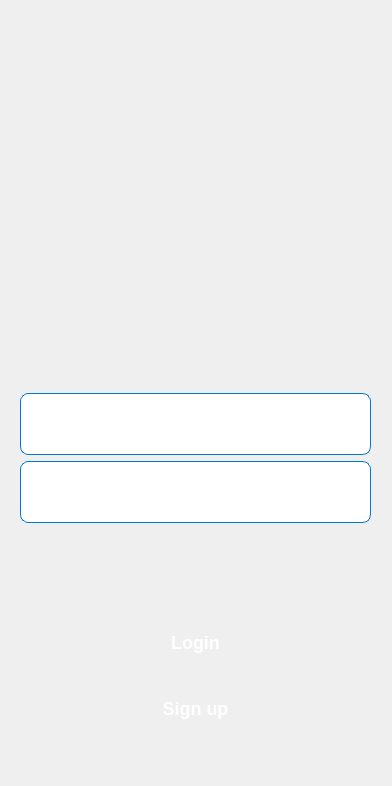
<?xml version="1.0" encoding="UTF-8"?>
<ui version="4.0">
 <class>MainWindow</class>
 <widget class="QMainWindow" name="MainWindow">
  <property name="windowModality">
   <enum>Qt::WindowModality::NonModal</enum>
  </property>
  <property name="enabled">
   <bool>true</bool>
  </property>
  <property name="geometry">
   <rect>
    <x>0</x>
    <y>0</y>
    <width>392</width>
    <height>786</height>
   </rect>
  </property>
  <property name="focusPolicy">
   <enum>Qt::FocusPolicy::NoFocus</enum>
  </property>
  <property name="windowTitle">
   <string>MainWindow</string>
  </property>
  <property name="styleSheet">
   <string notr="true">QLabel {
    background: qlineargradient(
                spread:pad, x1:0, y1:0, x2:1, y2:1,
                stop:0 #ffffff,   /* White (top-left) */
                stop:0.5 #f0f0f0, /* Light Gray (center) */
                stop:1 #e0e0e0);  /* Slightly Darker Gray (bottom-right) */
    color: #1c1c1e;
    font-family: &quot;San Francisco&quot;, &quot;Helvetica Neue&quot;, &quot;Segoe UI&quot;, &quot;Arial&quot;, sans-serif;
    font-size: 24px;
    font-weight: 500;
    letter-spacing: 0.5px;
    padding: 10px; /* Optional: Adds spacing inside the QLabel */
    border-radius: 8px; /* Optional: Rounded corners for a softer look */
}</string>
  </property>
  <property name="documentMode">
   <bool>false</bool>
  </property>
  <widget class="QWidget" name="centralwidget">
   <widget class="QWidget" name="gridLayoutWidget_3">
    <property name="geometry">
     <rect>
      <x>20</x>
      <y>310</y>
      <width>351</width>
      <height>511</height>
     </rect>
    </property>
    <layout class="QGridLayout" name="gridLayout_3">
     <item row="0" column="0">
      <layout class="QGridLayout" name="gridLayout">
       <item row="0" column="1">
        <widget class="QLineEdit" name="usernameText">
         <property name="styleSheet">
          <string notr="true">QLineEdit {
    background: qlineargradient(
                spread:pad, x1:0, y1:0, x2:1, y2:1,
                stop:0 #eaf4ff,   /* Light blue (top-left) */
                stop:0.5 #d9ecff, /* Slightly darker blue (center) */
                stop:1 #c8e4ff);  /* Even darker blue (bottom-right) */
    color: #333;                                /* Dark text color */
    border: 1px solid #0078D4;                  /* Blue border */
    border-radius: 8px;                         /* Rounded corners for consistency */
    padding: 10px 20px;                         /* Inner padding for a comfortable size */
    font-family: &quot;Segoe UI&quot;, &quot;Helvetica Neue&quot;, &quot;Arial&quot;, sans-serif;
    font-size: 18px;                            /* Modern text size */
    min-height: 40px;                           /* Min height for consistency with buttons */
    box-shadow: 0px 2px 4px rgba(0, 120, 212, 0.2); /* Subtle shadow for depth */
    transition: border-color 0.3s ease, box-shadow 0.3s ease; /* Smooth transitions */
}

QLineEdit:focus {
    border: 1px solid #005A9E;                  /* Slightly darker blue on focus */
    background: qlineargradient(
                spread:pad, x1:0, y1:0, x2:1, y2:1,
                stop:0 #ffffff,   /* White (top-left) */
                stop:1 #e6f2ff);  /* Very light blue (bottom-right) */
    color: #1c1c1e;                             /* Darker text color */
    box-shadow: 0 0 6px rgba(0, 90, 158, 0.4);  /* Subtle blue glow around input */
}

QLineEdit::placeholder {
    color: #a6a6a6;                             /* Light gray placeholder text */
    font-style: italic;                         /* Italic placeholder */
}</string>
         </property>
        </widget>
       </item>
       <item row="1" column="1">
        <widget class="QLineEdit" name="passwordText">
         <property name="styleSheet">
          <string notr="true">QLineEdit {
    background: qlineargradient(
                spread:pad, x1:0, y1:0, x2:1, y2:1,
                stop:0 #eaf4ff,   /* Light blue (top-left) */
                stop:0.5 #d9ecff, /* Slightly darker blue (center) */
                stop:1 #c8e4ff);  /* Even darker blue (bottom-right) */
    color: #333;                                /* Dark text color */
    border: 1px solid #0078D4;                  /* Blue border */
    border-radius: 8px;                         /* Rounded corners for consistency */
    padding: 10px 20px;                         /* Inner padding for a comfortable size */
    font-family: &quot;Segoe UI&quot;, &quot;Helvetica Neue&quot;, &quot;Arial&quot;, sans-serif;
    font-size: 18px;                            /* Modern text size */
    min-height: 40px;                           /* Min height for consistency with buttons */
    box-shadow: 0px 2px 4px rgba(0, 120, 212, 0.2); /* Subtle shadow for depth */
    transition: border-color 0.3s ease, box-shadow 0.3s ease; /* Smooth transitions */
}

QLineEdit:focus {
    border: 1px solid #005A9E;                  /* Slightly darker blue on focus */
    background: qlineargradient(
                spread:pad, x1:0, y1:0, x2:1, y2:1,
                stop:0 #ffffff,   /* White (top-left) */
                stop:1 #e6f2ff);  /* Very light blue (bottom-right) */
    color: #1c1c1e;                             /* Darker text color */
    box-shadow: 0 0 6px rgba(0, 90, 158, 0.4);  /* Subtle blue glow around input */
}

QLineEdit::placeholder {
    color: #a6a6a6;                             /* Light gray placeholder text */
    font-style: italic;                         /* Italic placeholder */
}</string>
         </property>
        </widget>
       </item>
      </layout>
     </item>
     <item row="2" column="0">
      <layout class="QGridLayout" name="gridLayout_2">
       <item row="3" column="0">
        <widget class="QPushButton" name="RegisterButton">
         <property name="styleSheet">
          <string notr="true">QPushButton {
    background: qlineargradient(
                spread:pad, x1:0, y1:0, x2:1, y2:1, 
                stop:0 #0078D4,   /* Fluent Blue (top-left) */
                stop:0.5 #005A9E, /* Slightly darker blue (center) */
                stop:1 #003A6D);  /* Even darker blue (bottom-right) */
    color: white;
    font-family: &quot;Segoe UI&quot;, &quot;Helvetica Neue&quot;, &quot;Arial&quot;, sans-serif;
    font-size: 18px;
    font-weight: 600;
    padding: 10px 22px;
    border: none;
    border-radius: 8px;
    min-height: 40px;
    min-width: 120px;
    box-shadow: 0px 4px 6px rgba(0, 120, 212, 0.2);
    transition: all 0.3s ease;
}

QPushButton:hover {
    background: qlineargradient(
                spread:pad, x1:0, y1:0, x2:1, y2:1, 
                stop:0 #005A9E,   /* Hover Blue (top-left) */
                stop:0.5 #003A6D, /* Slightly darker blue (center) */
                stop:1 #002A4D);  /* Deep blue (bottom-right) */
    box-shadow: 0px 6px 8px rgba(0, 90, 158, 0.3);
}

QPushButton:pressed {
    background: qlineargradient(
                spread:pad, x1:0, y1:0, x2:1, y2:1, 
                stop:0 #003A6D,   /* Pressed Blue (top-left) */
                stop:1 #002A4D);  /* Deep blue (bottom-right) */
    box-shadow: 0px 2px 4px rgba(0, 58, 109, 0.2);
}

QPushButton:disabled {
    background: qlineargradient(
                spread:pad, x1:0, y1:0, x2:1, y2:1, 
                stop:0 #A6A6A6,   /* Gray (top-left) */
                stop:1 #8C8C8C);  /* Darker Gray (bottom-right) */
    color: #FFFFFF;
    box-shadow: none;
    cursor: not-allowed;
}</string>
         </property>
         <property name="text">
          <string>Sign up</string>
         </property>
        </widget>
       </item>
       <item row="1" column="0">
        <widget class="QPushButton" name="LoginButton">
         <property name="styleSheet">
          <string notr="true">QPushButton {
    background: qlineargradient(
                spread:pad, x1:0, y1:0, x2:1, y2:1, 
                stop:0 #0078D4,   /* Fluent Blue (top-left) */
                stop:0.5 #005A9E, /* Slightly darker blue (center) */
                stop:1 #003A6D);  /* Even darker blue (bottom-right) */
    color: white;
    font-family: &quot;Segoe UI&quot;, &quot;Helvetica Neue&quot;, &quot;Arial&quot;, sans-serif;
    font-size: 18px;
    font-weight: 600;
    padding: 10px 22px;
    border: none;
    border-radius: 8px;
    min-height: 40px;
    min-width: 120px;
    box-shadow: 0px 4px 6px rgba(0, 120, 212, 0.2);
    transition: all 0.3s ease;
}

QPushButton:hover {
    background: qlineargradient(
                spread:pad, x1:0, y1:0, x2:1, y2:1, 
                stop:0 #005A9E,   /* Hover Blue (top-left) */
                stop:0.5 #003A6D, /* Slightly darker blue (center) */
                stop:1 #002A4D);  /* Deep blue (bottom-right) */
    box-shadow: 0px 6px 8px rgba(0, 90, 158, 0.3);
}

QPushButton:pressed {
    background: qlineargradient(
                spread:pad, x1:0, y1:0, x2:1, y2:1, 
                stop:0 #003A6D,   /* Pressed Blue (top-left) */
                stop:1 #002A4D);  /* Deep blue (bottom-right) */
    box-shadow: 0px 2px 4px rgba(0, 58, 109, 0.2);
}

QPushButton:disabled {
    background: qlineargradient(
                spread:pad, x1:0, y1:0, x2:1, y2:1, 
                stop:0 #A6A6A6,   /* Gray (top-left) */
                stop:1 #8C8C8C);  /* Darker Gray (bottom-right) */
    color: #FFFFFF;
    box-shadow: none;
    cursor: not-allowed;
}</string>
         </property>
         <property name="text">
          <string>Login</string>
         </property>
        </widget>
       </item>
      </layout>
     </item>
    </layout>
   </widget>
   <widget class="QLabel" name="label">
    <property name="geometry">
     <rect>
      <x>0</x>
      <y>40</y>
      <width>391</width>
      <height>331</height>
     </rect>
    </property>
    <property name="styleSheet">
     <string notr="true">QLabel {
    background: transparent;
    color: #1c1c1e;
    font-family: &quot;San Francisco&quot;, &quot;Helvetica Neue&quot;, &quot;Segoe UI&quot;, &quot;Arial&quot;, sans-serif;
    font-size: 24px;
    font-weight: 500;
    letter-spacing: 0.5px;
}
</string>
    </property>
    <property name="text">
     <string/>
    </property>
    <property name="scaledContents">
     <bool>true</bool>
    </property>
    <property name="alignment">
     <set>Qt::AlignmentFlag::AlignCenter</set>
    </property>
   </widget>
  </widget>
 </widget>
 <tabstops>
  <tabstop>usernameText</tabstop>
  <tabstop>passwordText</tabstop>
  <tabstop>LoginButton</tabstop>
  <tabstop>RegisterButton</tabstop>
 </tabstops>
 <resources/>
 <connections/>
</ui>
